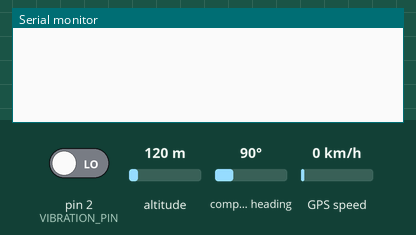
A sketch run on a simulated Arduino Uno, built with avr-gcc and run on an emulated ATmega328P. Parts: the last lines printed to the serial monitor. The inputs (shaded band) are chosen by the test bench; at power-on: pin 2 (VIBRATION_PIN) LOW, altitude 120 m, compass heading 90°, GPS speed 0 km/h. The GPS gets a fix after 3 s at 37.7749, -122.4194 with 8 satellites; the modem accepts every AT command (registered, SIM ready, sends succeed) and sends nothing else.

Above: at 1.2 s.
1.3 s: pin 2 (VIBRATION_PIN) driven HIGH
At 2.5 s:
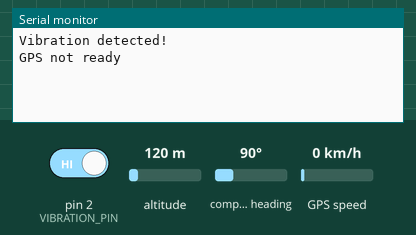
At 6.8 s:
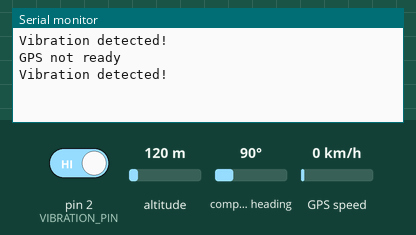

The sketch:

helmetv2.ino
```cpp
#include <TinyGPS++.h>
#include <SoftwareSerial.h>

#define VIBRATION_PIN 2
#define SIM_TX 7
#define SIM_RX 8
#define GPS_TX 9
#define GPS_RX 10

SoftwareSerial sim800l(SIM_TX, SIM_RX);
SoftwareSerial gpsSerial(GPS_TX, GPS_RX);
TinyGPSPlus gps;

void setup() {
  pinMode(VIBRATION_PIN, INPUT);
  Serial.begin(9600);
  sim800l.begin(9600);
  gpsSerial.begin(9600);
}

void loop() {
  if (digitalRead(VIBRATION_PIN)) {
    Serial.println("Vibration detected!");
    sendEmergencySMS();
    delay(5000);
  }
  while (gpsSerial.available()) {
    gps.encode(gpsSerial.read());
  }
}

void sendEmergencySMS() {
  if (gps.location.isValid()) {
    char msg[100];
    snprintf(msg, sizeof(msg), "Emergency! Location: https://maps.google.com/?q=%f,%f", gps.location.lat(), gps.location.lng());
    sim800l.println("AT+CMGF=1");
    delay(1000);
    sim800l.println("AT+CMGS=\"+2540107880653\"");
    delay(1000);
    sim800l.println(msg);
    delay(1000);
    sim800l.write(26);
    Serial.println("SMS sent");
  } else {
    Serial.println("GPS not ready");
  }
}
```

Measured:
- after the input at 1.3 s, the serial monitor: prints a new line at once (image 1)
